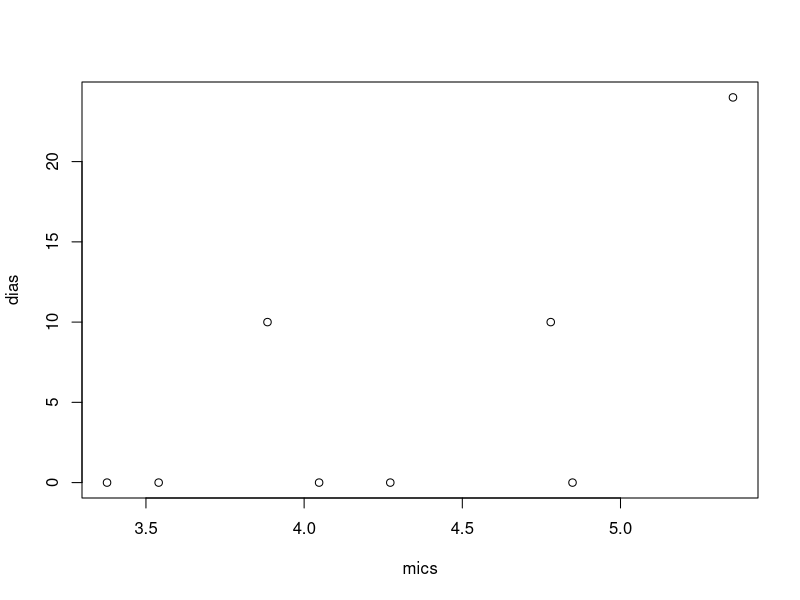
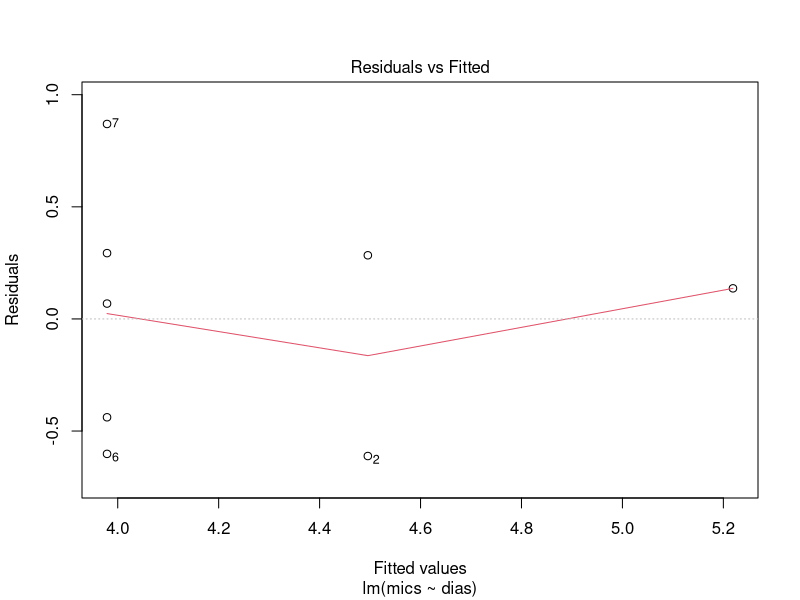
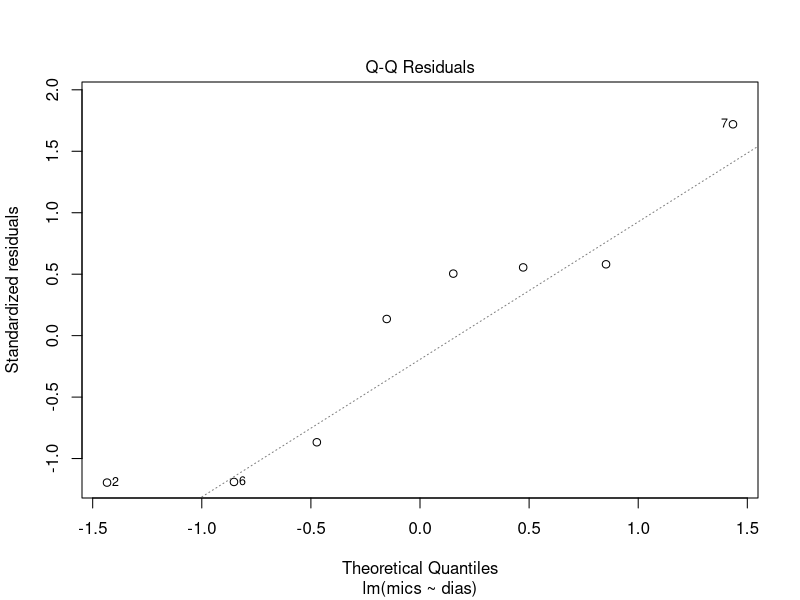
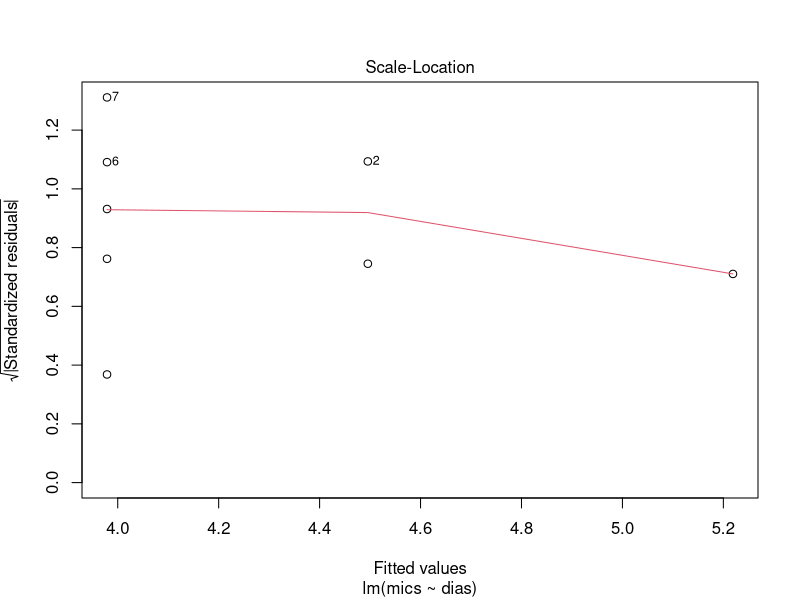
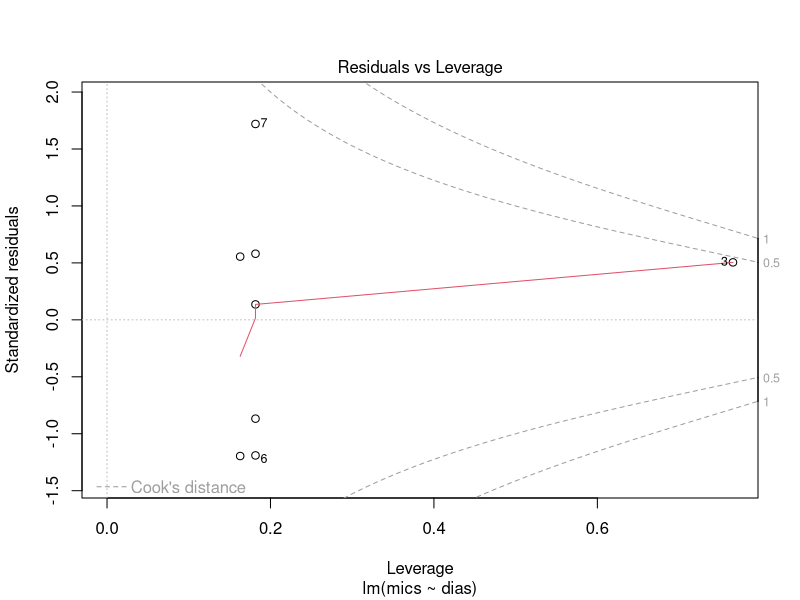
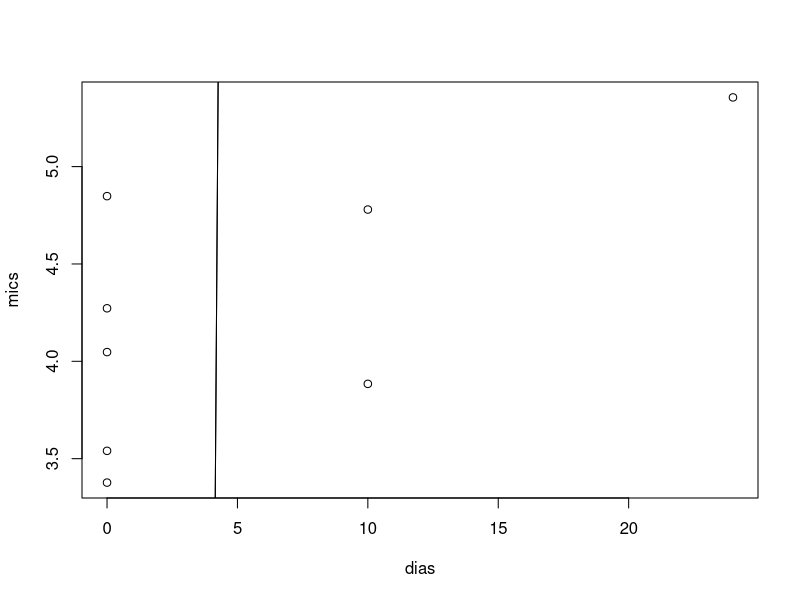
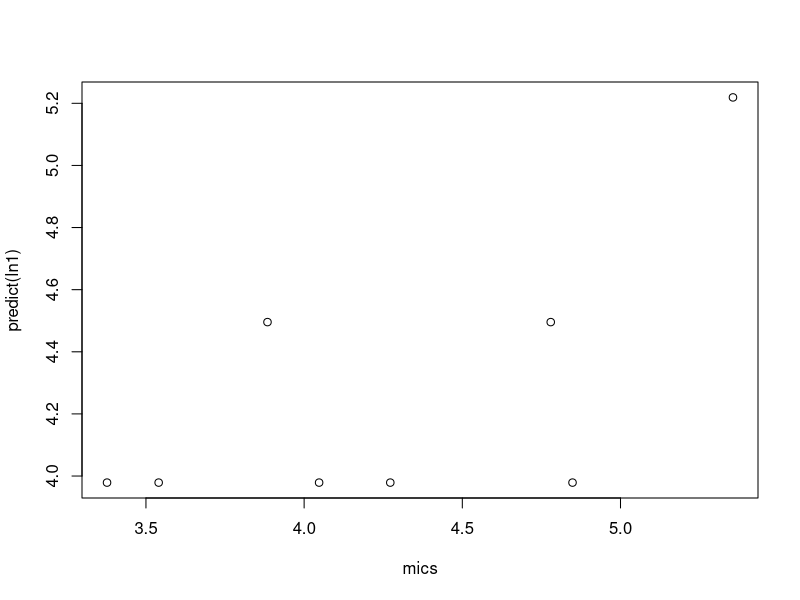

Write the R code that produced these figures, in order.

library(readxl)
library(here)
library(lme4)
library(tidyverse)

mic <- read_excel(here("Data","mic.xlsx"))
mic$MIC<-as.numeric(mic$MIC)
mic$Animal<-as.factor(mic$Animal)

animal <- read_excel(here("Data","enumeration.xlsx"),sheet = "animal")
animal$Animal<-as.factor(animal$Animal)


mic<-left_join(mic,animal,by=c("Animal"))



dose4prob2 = function(b0,b1,b2,b3,prob){
  d = (log(prob/(1-prob))-(b0+b2+b3))/(b1)
  return(d)
}



G<-c("G1","G2","G3","G4")
Z<-c("nursery","grower/finisher")


summary(glmer(Result~MIC+Group+Zootecnic+(1|Sow/Animal),family=binomial,data=mic)->exp.glm)

exp.glm<-summary(exp.glm)

#MIC50%

dose4prob2(coef(exp.glm)[[1]],coef(exp.glm)[[2]],0,coef(exp.glm)[[6]],0.5) #Nursery, G1
dose4prob2(coef(exp.glm)[[1]],coef(exp.glm)[[2]],coef(exp.glm)[[3]],coef(exp.glm)[[6]],0.5) #Nursery, G2
dose4prob2(coef(exp.glm)[[1]],coef(exp.glm)[[2]],coef(exp.glm)[[4]],coef(exp.glm)[[6]],0.5) #Nursery, G3
dose4prob2(coef(exp.glm)[[1]],coef(exp.glm)[[2]],coef(exp.glm)[[5]],coef(exp.glm)[[6]],0.5) #Nursery, G4

dose4prob2(coef(exp.glm)[[1]],coef(exp.glm)[[2]],0,0,0.5) #G/F, G1
dose4prob2(coef(exp.glm)[[1]],coef(exp.glm)[[2]],coef(exp.glm)[[3]],0,0.5) #G/F, G2
dose4prob2(coef(exp.glm)[[1]],coef(exp.glm)[[2]],coef(exp.glm)[[4]],0,0.5) #G/F, G3
dose4prob2(coef(exp.glm)[[1]],coef(exp.glm)[[2]],coef(exp.glm)[[5]],0,0.5) #G/F, G4


#MIC90%

dose4prob2(coef(exp.glm)[[1]],coef(exp.glm)[[2]],0,coef(exp.glm)[[6]],0.9) #Nursery, G1
dose4prob2(coef(exp.glm)[[1]],coef(exp.glm)[[2]],coef(exp.glm)[[3]],coef(exp.glm)[[6]],0.9) #Nursery, G2
dose4prob2(coef(exp.glm)[[1]],coef(exp.glm)[[2]],coef(exp.glm)[[4]],coef(exp.glm)[[6]],0.9) #Nursery, G3
dose4prob2(coef(exp.glm)[[1]],coef(exp.glm)[[2]],coef(exp.glm)[[5]],coef(exp.glm)[[6]],0.9) #Nursery, G4

dose4prob2(coef(exp.glm)[[1]],coef(exp.glm)[[2]],0,0,0.9) #G/F, G1
dose4prob2(coef(exp.glm)[[1]],coef(exp.glm)[[2]],coef(exp.glm)[[3]],0,0.9) #G/F, G2
dose4prob2(coef(exp.glm)[[1]],coef(exp.glm)[[2]],coef(exp.glm)[[4]],0,0.9) #G/F, G3
dose4prob2(coef(exp.glm)[[1]],coef(exp.glm)[[2]],coef(exp.glm)[[5]],0,0.9) #G/F, G4


###################
#Linear regression#
###################

#MIC90%

mics<-c(
dose4prob2(coef(exp.glm)[[1]],coef(exp.glm)[[2]],0,coef(exp.glm)[[6]],0.9), #Nursery, G1
dose4prob2(coef(exp.glm)[[1]],coef(exp.glm)[[2]],coef(exp.glm)[[3]],coef(exp.glm)[[6]],0.9), #Nursery, G2
dose4prob2(coef(exp.glm)[[1]],coef(exp.glm)[[2]],coef(exp.glm)[[4]],coef(exp.glm)[[6]],0.9), #Nursery, G3
dose4prob2(coef(exp.glm)[[1]],coef(exp.glm)[[2]],coef(exp.glm)[[5]],coef(exp.glm)[[6]],0.9), #Nursery, G4

dose4prob2(coef(exp.glm)[[1]],coef(exp.glm)[[2]],0,0,0.9), #G/F, G1
dose4prob2(coef(exp.glm)[[1]],coef(exp.glm)[[2]],coef(exp.glm)[[3]],0,0.9), #G/F, G2
dose4prob2(coef(exp.glm)[[1]],coef(exp.glm)[[2]],coef(exp.glm)[[4]],0,0.9), #G/F, G3
dose4prob2(coef(exp.glm)[[1]],coef(exp.glm)[[2]],coef(exp.glm)[[5]],0,0.9) #G/F, G4
)


dias<-c(0,10,24,10,0,0,0,0)

plot(mics,dias)

summary(lm(mics~dias)->ln1)

plot(ln1)

plot(dias,mics)

lines(predict(ln1),dias)

plot(mics,predict(ln1))

